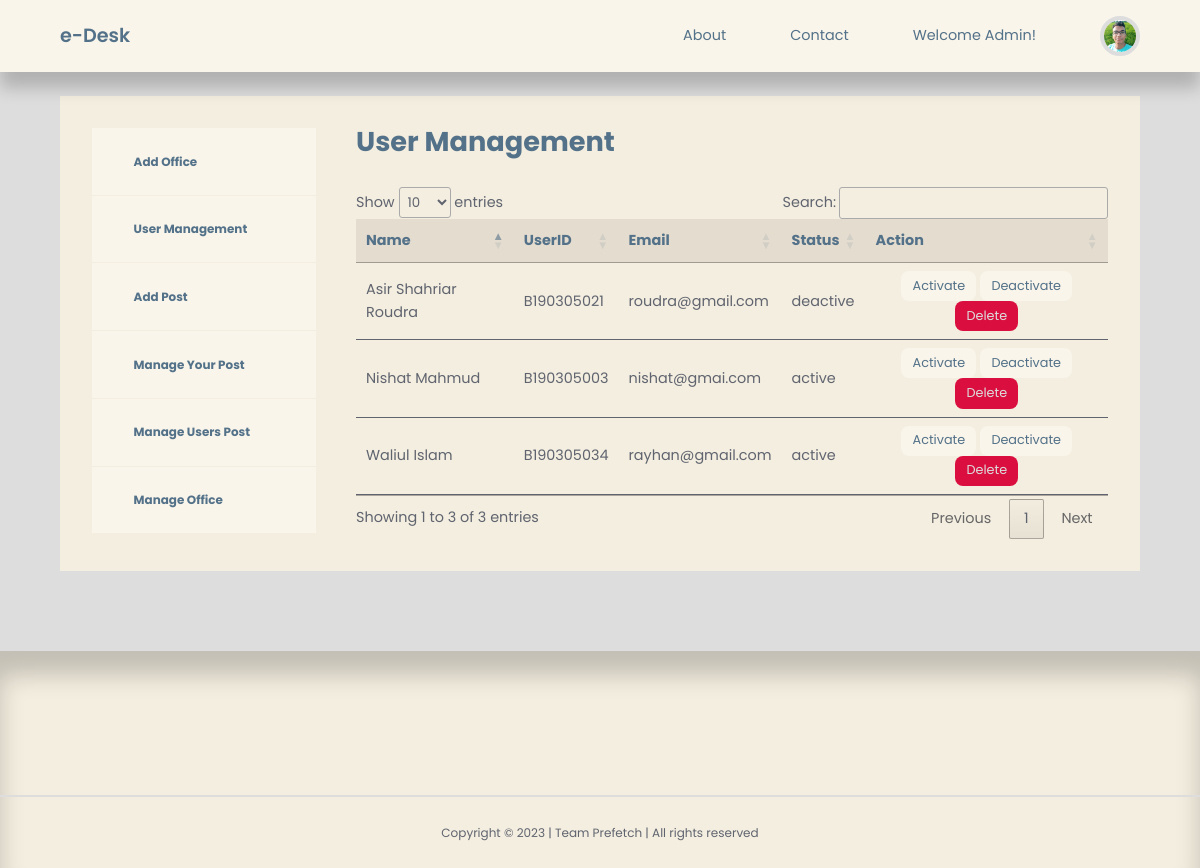
Before: /admin/admin-user-management.php with the older database file.
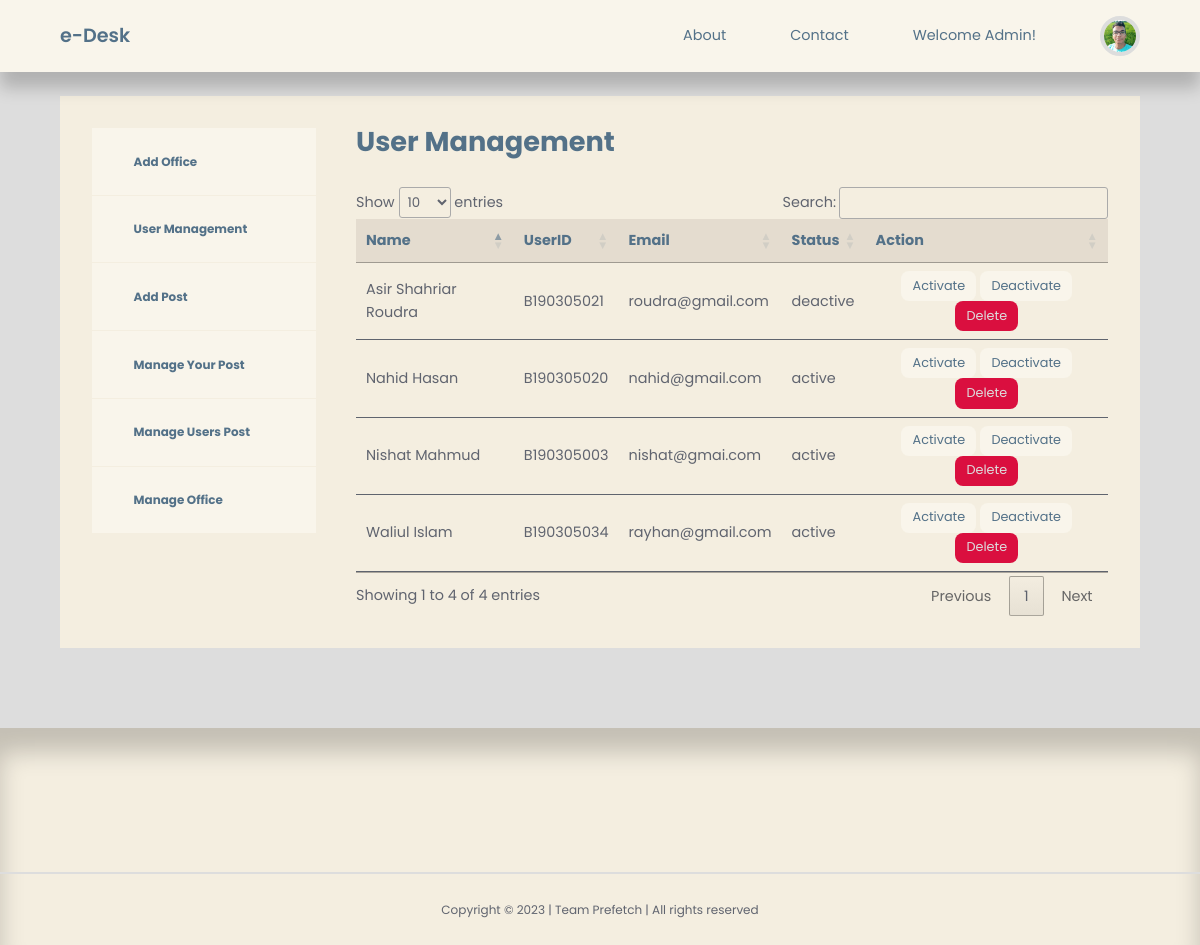
After: the same page with the newer database file.
### tables this page shows
CREATE TABLE `usermanagement` (
  `id` int(10) NOT NULL,
  `firstname` varchar(255) NOT NULL,
  `lastname` varchar(255) NOT NULL,
  `userid` varchar(255) NOT NULL,
  `email` varchar(255) NOT NULL,
  `password` varchar(255) NOT NULL,
  `picture` varchar(255) NOT NULL,
  `stat` varchar(255) NOT NULL
);

### admin/admin-user-management.php (the view, shortened to what this page needs)
<?php
include 'partials/header.php';
$query = "SELECT * FROM usermanagement";
$users = mysqli_query($connection, $query);
?>
<section class="dashboard">
    <div class="container dashboard__container">
        <aside>
            <ul>
                <li>
                    <a href="admin-add-office.php"><i class="uil uil-pen"></i>
                        <h5>Add Office</h5>
                    </a>
                </li>
                <li>
                    <a href="admin-user-management.php"><i class="uil uil-postcard"></i>
                        <h5>User Management</h5>
                    </a>
                </li>
                <li>
                    <a href="admin-add-post.php"><i class="uil uil-user-plus"></i>
                        <h5>Add Post</h5>
                    </a>
                </li>
                <li>
                    <a href="admin-manage-post.php"><i class="uil uil-users-alt"></i>
                        <h5>Manage Your Post</h5>
                    </a>
                </li>
                <li>
                    <a href="admin-manage-users-post.php"><i class="uil uil-users-alt"></i>
                        <h5>Manage Users Post</h5>
                    </a>
                </li>
                <li>
                    <a href="admin-manage-office.php"><i class="uil uil-edit"></i>
                        <h5>Manage Office</h5>
                    </a>
                </li>
            </ul>
        </aside>
        <main>
            <h2>User Management</h2>
            <table id='table'>
                <thead>
                    <tr align="center">
                        <th>Name</th>
                        <th>UserID</th>
                        <th>Email</th>
                        <th>Status</th>
                        <th>Action</th>
                    </tr>
                </thead>
                <tbody>
                    <?php while ($user = mysqli_fetch_assoc($users)) : ?>
                        <tr>
                            <td><?= "{$user['firstname']} {$user['lastname']}" ?></td>
                            <td><?= $user['userid'] ?></td>
                            <td><?= $user['email'] ?></td>
                            <td><?= $user['stat'] ?></td>
                            <td align="center"><a href="<?= ROOT_URL ?>admin/active-user-logic.php?id=<?= $user['id'] ?>" class="btn sm">Activate</a> <a href="<?= ROOT_URL ?>admin/deactive-user-logic.php?id=<?= $user['id'] ?>" class="btn sm">Deactivate</a>   <a href="<?= ROOT_URL ?>admin/delete-user-logic.php?id=<?= $user['id'] ?>" class="btn sm danger">Delete</a></td>
                        </tr>
                    <?php endwhile ?>
                </tbody>
            </table>
        </main>
    </div>
</section>
<?php
include '../partials/footer.php';
?>

Changed rows visible on the page:
added usermanagement: firstname "Nahid", lastname "Hasan", userid "B190305020", email "nahid@gmail.com", stat "active"
Other visible differences:
text written by a page script: "Show entries Search: Showing 1 to 3 of 3 entries Previous 1 Next" → "Show entries Search: Showing 1 to 4 of 4 entries Previous 1 Next"
